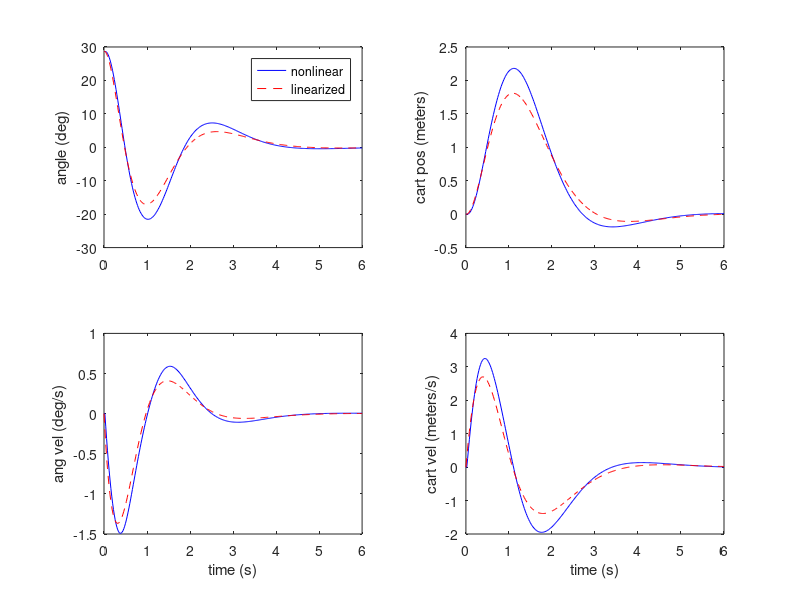

Write the MATLAB code that produced this figure.
function pendulum(dt)

% Cleveland State University
% Department of Electrical and Computer Engineering
% EEC 644 / 744
% Optimal Control Systems

% Inverted pendulum simulation
% dt = integration/measurement period

if ~exist('dt', 'var')
    dt = 0.02; % integration step size
end
tf = 6; % simulation time
thetainit = 0.5; % initial pendulum angle (radians)

m = 0.2; % pendulum mass (kg)
M = 1.0; % cart mass (kg)
g = 9.81; % acceleration due to gravity (m/s^2)
B = 0.1; % coefficient of viscous friction on cart wheels
l = 1; % length of pendulum (meters)
r = 0.02; % radius of pendulum mass (meters)
J = m * r * r / 2; % moment of inertia of pendulum mass (cylinder)

theta = thetainit; % theta = angle pendulum makes with vertical
thetadot = 0;
thetadotdot = 0;
d = 0; % d = horizontal displacement of cart
ddot = 0;
ddotdot = 0;

theta_array = [theta];
thetadot_array = [thetadot];
d_array = [d];
ddot_array = [ddot];

% Create Jacobian matrix for EKF
temp = J * (M + m) + M * m * l^2;
F42 = m * l * B / temp;
F43 = m * g * l * (M + m) / temp;
F22 = -m * l * F42 / (M + m) - B / (M + m);
F23 = -m * l * F43 / (M + m);
F = [0 1 0 0;
    0 F22 F23 0;
    0 0 0 1;
    0 F42 F43 0];
G4 = -m * l / temp;
G2 = 1 / (M + m) - m * l * G4 / (M + m);
G = [0; G2; 0; G4];
K = place(F, G, [-2-2*j -2+2*j -1-1*j -1+1*j]);

x = [0; 0; thetainit; 0]; % initial state
xArr = x;
xLin = x;
xLinArray = xLin;

for t = dt : dt : tf
    % Nonlinear system simulation
    theta_old = theta;
    thetadot_old = thetadot;
    thetadotdot_old = thetadotdot;
    d_old = d;
    ddot_old = ddot;
    ddotdot_old = ddotdot;
    sine = sin(theta);
    cosine = cos(theta);
    % Compute the new state values.
    u = -K * [d ddot theta thetadot]';
    theta = theta + thetadot_old * dt;
    thetadot = thetadot + thetadotdot_old * dt;
    thetadotdot = (m*g*l*sine*(M+m) - m*l*cosine*(u+ ...
        m*l*thetadot_old^2*sine - B*ddot_old)) / ...
        ((J + m*l^2)*(M+m) - m^2*l^2*cosine^2);
    d = d + ddot_old * dt;
    ddot = ddot + ddotdot_old * dt;
    ddotdot = (u - m*l*thetadotdot_old*cosine + ...
        m*l*thetadot_old^2*sine - B*ddot_old) / (M + m);
    % Save the state values in arrays for later plotting.
    theta_array = [theta_array theta];
    thetadot_array = [thetadot_array thetadot];
    d_array = [d_array d];
    ddot_array = [ddot_array ddot];
    % Linear system simulation
    u = -K * xLin;
    xLindot = F * xLin + G * u;
    xLin = xLin + xLindot * dt;
    xLinArray = [xLinArray xLin];
end

% Plot results
close all;
t = 0 : dt : tf;
figure; set(gcf,'Color','White');

subplot(2,2,1); set(gca,'FontSize',12);
plot(t, 180/pi*theta_array, 'b-'); hold on;
plot(t, 180/pi*xLinArray(3,:), 'r--');
ylabel('angle (deg)');
legend('nonlinear', 'linearized');

subplot(2,2,2); set(gca,'FontSize',12);
plot(t, d_array, 'b-'); hold on;
plot(t, xLinArray(1,:), 'r--');
ylabel('cart pos (meters)');

subplot(2,2,3); set(gca,'FontSize',12);
plot(t, thetadot_array, 'b-'); hold on;
plot(t, xLinArray(4,:), 'r--');
ylabel('ang vel (deg/s)');
xlabel('time (s)');

subplot(2,2,4); set(gca,'FontSize',12);
plot(t, ddot_array, 'b-'); hold on;
plot(t, xLinArray(2,:), 'r--');
ylabel('cart vel (meters/s)');
xlabel('time (s)');